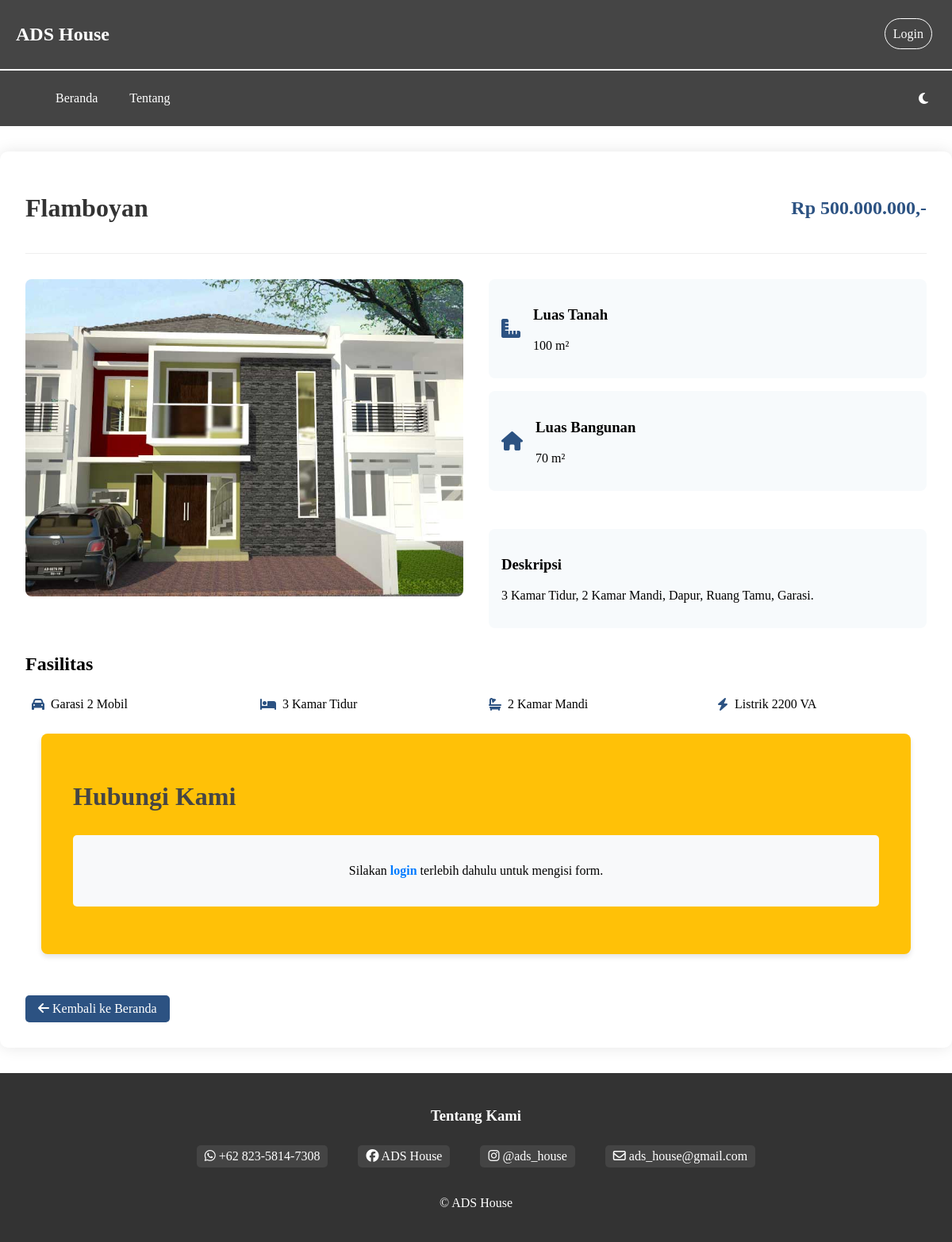
The app's page /detail.php?id_rumah=34 with its own data.
### tables this page shows
CREATE TABLE `unit_rumah` (
  `id_rumah` int(11) NOT NULL,
  `gambar` varchar(255) NOT NULL,
  `tipe` varchar(255) NOT NULL,
  `luas_tanah` varchar(255) NOT NULL,
  `luas_bangunan` varchar(255) NOT NULL,
  `deskripsi` text NOT NULL,
  `harga` double NOT NULL
);

### detail.php (the view, shortened to what this page needs)
<?php
require 'koneksi.php';
$id_rumah = mysqli_real_escape_string($koneksi, $_GET['id_rumah']);
$sql = "SELECT * FROM unit_rumah WHERE id_rumah = '$id_rumah'";
$result = mysqli_query($koneksi, $sql);
$rumah = mysqli_fetch_assoc($result);
?>
<!DOCTYPE html>
<html lang="id_rumah">
<head>
    <link rel="stylesheet" href="style.css">
    <link rel="stylesheet" href="https://cdnjs.cloudflare.com/ajax/libs/font-awesome/6.6.0/css/all.min.css">
</head>
<body>
    <header>
        <div class="header_web">
            <h2>ADS House</h2>
            <ul class="nav-right">
                <?php if(isset($_SESSION['logged_in'])): ?>
                    <li><a href="logout.php" id="logoutLink">Logout</a></li>
                <?php else: ?>
                    <li><a href="login.php">Login</a></li>
                <?php endif; ?>
            </ul>
        </div>
        <nav class="navbar">
            <ul class="nav-links">
                <li><a href="index.php">Beranda</a></li>
                <li><a href="tentang.html">Tentang</a></li>
            </ul>
            <div class="dark-mode-toggle" id_rumah="dark-mode-toggle">
                <i id_rumah="dark-mode-icon" class="fas fa-moon"></i>
            </div>
        </nav>
    </header>
    <div class="detail-container">
        <div class="detail-header">
            <h1 class="detail-title"><?php echo htmlspecialchars($rumah['tipe']); ?></h1>
            <div class="detail-price">Rp <?php echo number_format($rumah['harga'], 0, ',', '.'); ?>,-</div>
        </div>
        <div class="detail-content">
            <div class="detail-image-container">
                <img src="unit/gambar/<?php echo htmlspecialchars($rumah['gambar']); ?>" alt="<?php echo htmlspecialchars($rumah['tipe']); ?>" class="detail-image">
            </div>
            <div class="detail-info">
                <div class="info-item">
                    <i class="fas fa-ruler-combined"></i>
                    <div>
                        <h3>Luas Tanah</h3>
                        <p><?php echo $rumah['luas_tanah']; ?> m²</p>
                    </div>
                </div>
                <div class="info-item">
                    <i class="fas fa-home"></i>
                    <div>
                        <h3>Luas Bangunan</h3>
                        <p><?php echo $rumah['luas_bangunan']; ?> m²</p>
                    </div>
                </div>
                <div class="detail-description">
                    <h3>Deskripsi</h3>
                    <p><?php echo nl2br(htmlspecialchars($rumah['deskripsi'])); ?></p>
                </div>
            </div>
        </div>
        <div class="detail-features">
            <h2>Fasilitas</h2>
            <div class="features-grid">
                <div class="feature-item">
                    <i class="fas fa-car"></i>
                    <span>Garasi 2 Mobil</span>
                </div>
                <div class="feature-item">
                    <i class="fas fa-bed"></i>
                    <span>3 Kamar Tidur</span>
                </div>
                <div class="feature-item">
                    <i class="fas fa-bath"></i>
                    <span>2 Kamar Mandi</span>
                </div>
                <div class="feature-item">
                    <i class="fas fa-bolt"></i>
                    <span>Listrik 2200 VA</span>
                </div>
            </div>
        </div>
        <div class="container-form">
            <div class="form-section">
                <h1>Hubungi Kami</h1>
                <?php if (isset($_SESSION['logged_in'])): ?>
                    <form method="post" action="pesan/form_input.php" enctype="multipart/form-data" onsubmit="return validateForm()">
                        <input type="hidden" name="id_rumah" value="<?php echo htmlspecialchars($id_rumah); ?>">
                        <div class="form-group">
                            <input type="text" name="nama" placeholder="Nama" required>
                        </div>
                        <div class="form-group">
                            <input type="tel" id="ponsel" name="ponsel" min="0" placeholder="Ponsel/WA" pattern="\d{12}" title="Nomor telepon harus 12 digit angka." required>
                        </div>
                        <div class="form-group">
                            <input type="email" id="email" name="email" placeholder="Alamat e-Mail" title="masukkan email yang valid." required>
                        </div>
                        <div class="form-group">
                            <select name="perihal" required>
                                <option value="">Perihal</option>
                                <option value="Info Rumah">Info Rumah</option>
                                <option value="Booking Rumah">Booking Rumah</option>
                                <option value="Jadwal Kunjungan">Jadwal Kunjungan</option>
                            </select>
                        </div>
                        <div class="form-group">
                            <textarea name="pesan" placeholder="Ketik Pesan Anda" rows="5" required></textarea>
                        </div>
                        <button type="submit" class="submit-btn">KIRIM</button>
                    </form>
                <?php else: ?>
                    <div class="login-required-message">
                        <p>Silakan <a href="login.php">login</a> terlebih dahulu untuk mengisi form.</p>
                    </div>
                <?php endif; ?>
            </div>
        </div>
        <a href="index.php" class="back-button">
            <i class="fas fa-arrow-left"></i> Kembali ke Beranda
        </a>
    </div>
    <footer class="footer">
        <div class="kontak-info">
            <h3>Tentang Kami</h3>
            <ul>
                <li><i class="fa-brands fa-whatsapp"></i> +62 823-5814-7308</li>
                <li><i class="fa-brands fa-facebook"></i> ADS House</li>
                <li><i class="fa-brands fa-instagram"></i> @ads_house</li>
                <li><i class="fa-regular fa-envelope"></i> ads_house@gmail.com</li>
            </ul>
        </div>
        <p>&copy; ADS House</p>
    </footer>
</body>
</html>

### style.css (style rules this page uses)
body { margin: 0; padding: 0; background-color: white; color: black; box-sizing: border-box; }
.header_web { display: flex; justify-content: space-between; align-items: center; padding: 10px 20px; background-color: #454545; color: white; border-bottom: 2px solid white; }
.nav-right { display: flex; gap: 15px; margin-right: 5px; }
.nav-right li { list-style: none; }
.nav-right a { text-decoration: none; color: white; padding: 10px; border-radius: 25px; border: 1px solid white; }
.navbar { display: flex; justify-content: space-between; align-items: center; padding: 10px 20px; background-color: #444; color: white; }
.nav-links { display: flex; gap: 20px; }
.nav-links li { list-style: none; }
.nav-links a { text-decoration: none; color: white; padding: 10px; }
.dark-mode-toggle { cursor: pointer; }
.dark-mode-toggle i { color: white; padding: 10px; }
.container-form { padding: 20px; }
.form-section { background-color: #ffc107; padding: 40px; border-radius: 8px; box-shadow: 0 4px 6px rgba(0,0,0,0.1); }
.form-section h1 { color: #454545; margin-bottom: 30px; }
.footer { background-color: #333; color: #fff; padding: 20px 0; text-align: center; }
.kontak-info { display: flex; justify-content: center; align-items: flex-start; flex-wrap: wrap; margin-bottom: 20px; }
.kontak-info h3 { width: 100%; margin-bottom: 10px; }
.kontak-info ul { list-style-type: none; padding: 0; display: flex; justify-content: center; flex-wrap: wrap; }
.kontak-info li { margin: 0 15px; padding: 5px 10px; background-color: #444; border-radius: 5px; transition: background-color 0.3s ease; }
.login-required-message { text-align: center; padding: 20px; background-color: #f8f9fa; color: black; border-radius: 5px; margin: 20px 0; }
.login-required-message a { color: #007bff; text-decoration: none; font-weight: bold; }

### detail.php (style rules this page uses)
.detail-container { max-width: 1200px; margin: 2rem auto; padding: 2rem; background: #fff; border-radius: 10px; box-shadow: 0 0 20px rgba(0,0,0,0.1); }
.detail-header { display: flex; justify-content: space-between; align-items: center; margin-bottom: 2rem; padding-bottom: 1rem; border-bottom: 1px solid #eee; }
.detail-title { font-size: 2rem; color: #333; }
.detail-price { font-size: 1.5rem; color: #2c5282; font-weight: bold; }
.detail-content { display: grid; grid-template-columns: 1fr 1fr; gap: 2rem; }
.detail-image { width: 100%; height: 400px; object-fit: cover; border-radius: 8px; }
.detail-info { display: flex; flex-direction: column; gap: 1rem; }
.info-item { display: flex; gap: 1rem; align-items: center; padding: 1rem; background: #f7fafc; border-radius: 8px; }
.info-item i { font-size: 1.5rem; color: #2c5282; }
.detail-description { margin-top: 2rem; padding: 1rem; background: #f7fafc; border-radius: 8px; }
.detail-features { margin-top: 2rem; }
.features-grid { display: grid; grid-template-columns: repeat(auto-fit, minmax(200px, 1fr)); gap: 1rem; margin-top: 1rem; }
.feature-item { display: flex; align-items: center; gap: 0.5rem; padding: 0.5rem; }
.feature-item i { color: #2c5282; }
.back-button { display: inline-block; padding: 0.5rem 1rem; background: #2c5282; color: white; text-decoration: none; border-radius: 5px; margin-top: 2rem; transition: background 0.3s; }
@media (min-width: 768px) { .detail-container { padding: 2rem; margin: 2rem auto; } }
@media (min-width: 768px) { .detail-header { flex-direction: row; justify-content: space-between; align-items: center; } }
@media (min-width: 768px) { .detail-content { grid-template-columns: 1fr 1fr; } }
.footer { padding: 1.5rem; text-align: center; }
.kontak-info ul { display: flex; flex-direction: column; gap: 0.5rem; margin: 1rem 0; }
@media (min-width: 768px) { .kontak-info ul { flex-direction: row; justify-content: center; flex-wrap: wrap; } }

### records on screen
unit_rumah: tipe "Flamboyan", harga "500.000.000", gambar+tipe (picture), luas_tanah "100", luas_bangunan "70", deskripsi "3 Kamar Tidur, 2 Kamar Mandi, Dapur, Ruang Tamu, Garasi."
